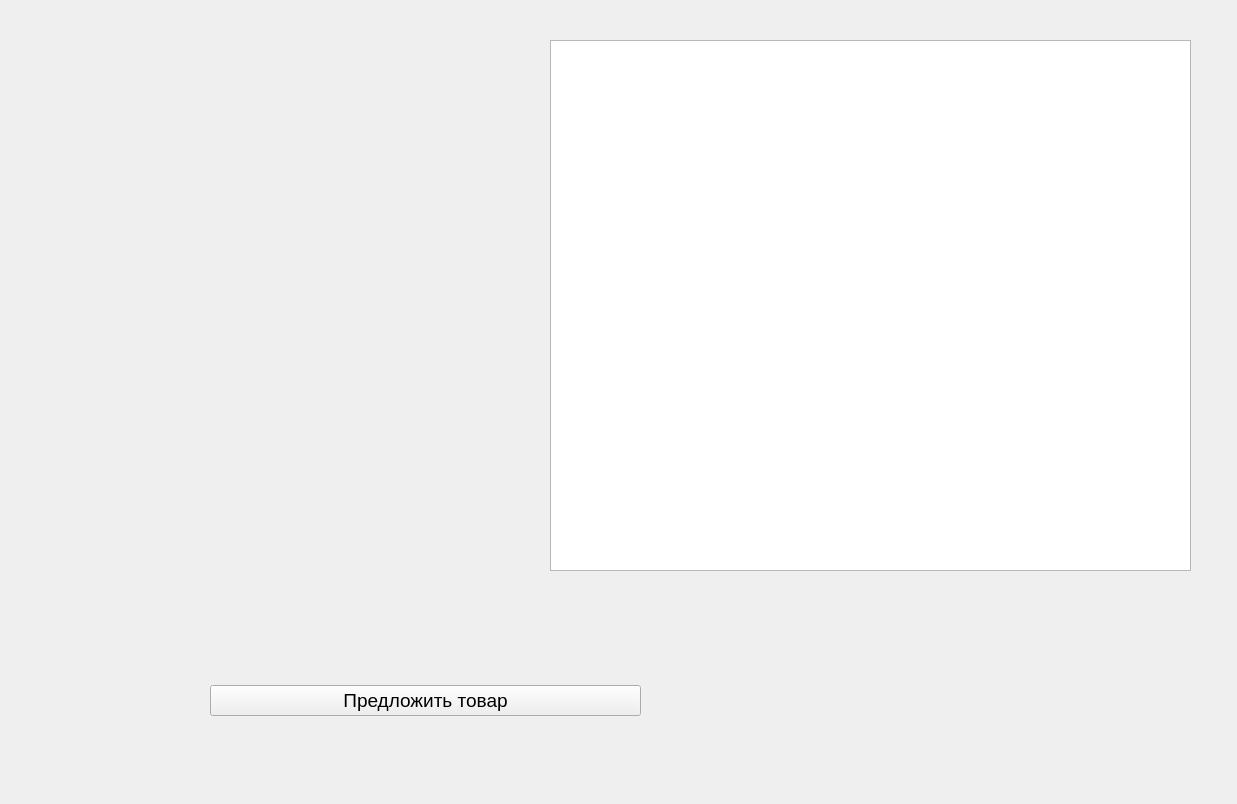
<?xml version="1.0" encoding="UTF-8"?>
<ui version="4.0">
 <class>Form</class>
 <widget class="QWidget" name="Form">
  <property name="geometry">
   <rect>
    <x>0</x>
    <y>0</y>
    <width>1237</width>
    <height>804</height>
   </rect>
  </property>
  <property name="font">
   <font>
    <pointsize>14</pointsize>
   </font>
  </property>
  <property name="windowTitle">
   <string>Покупатель</string>
  </property>
  <widget class="QLabel" name="image">
   <property name="geometry">
    <rect>
     <x>40</x>
     <y>40</y>
     <width>451</width>
     <height>521</height>
    </rect>
   </property>
   <property name="text">
    <string/>
   </property>
  </widget>
  <widget class="QWidget" name="horizontalLayoutWidget">
   <property name="geometry">
    <rect>
     <x>210</x>
     <y>680</y>
     <width>431</width>
     <height>41</height>
    </rect>
   </property>
   <layout class="QHBoxLayout" name="horizontalLayout">
    <item>
     <widget class="QPushButton" name="asc">
      <property name="text">
       <string>Предложить товар</string>
      </property>
     </widget>
    </item>
   </layout>
  </widget>
  <widget class="QTableWidget" name="tableWidget">
   <property name="geometry">
    <rect>
     <x>550</x>
     <y>40</y>
     <width>641</width>
     <height>531</height>
    </rect>
   </property>
   <property name="font">
    <font>
     <pointsize>14</pointsize>
    </font>
   </property>
   <attribute name="horizontalHeaderVisible">
    <bool>false</bool>
   </attribute>
   <attribute name="verticalHeaderVisible">
    <bool>false</bool>
   </attribute>
  </widget>
 </widget>
 <resources/>
 <connections/>
</ui>
